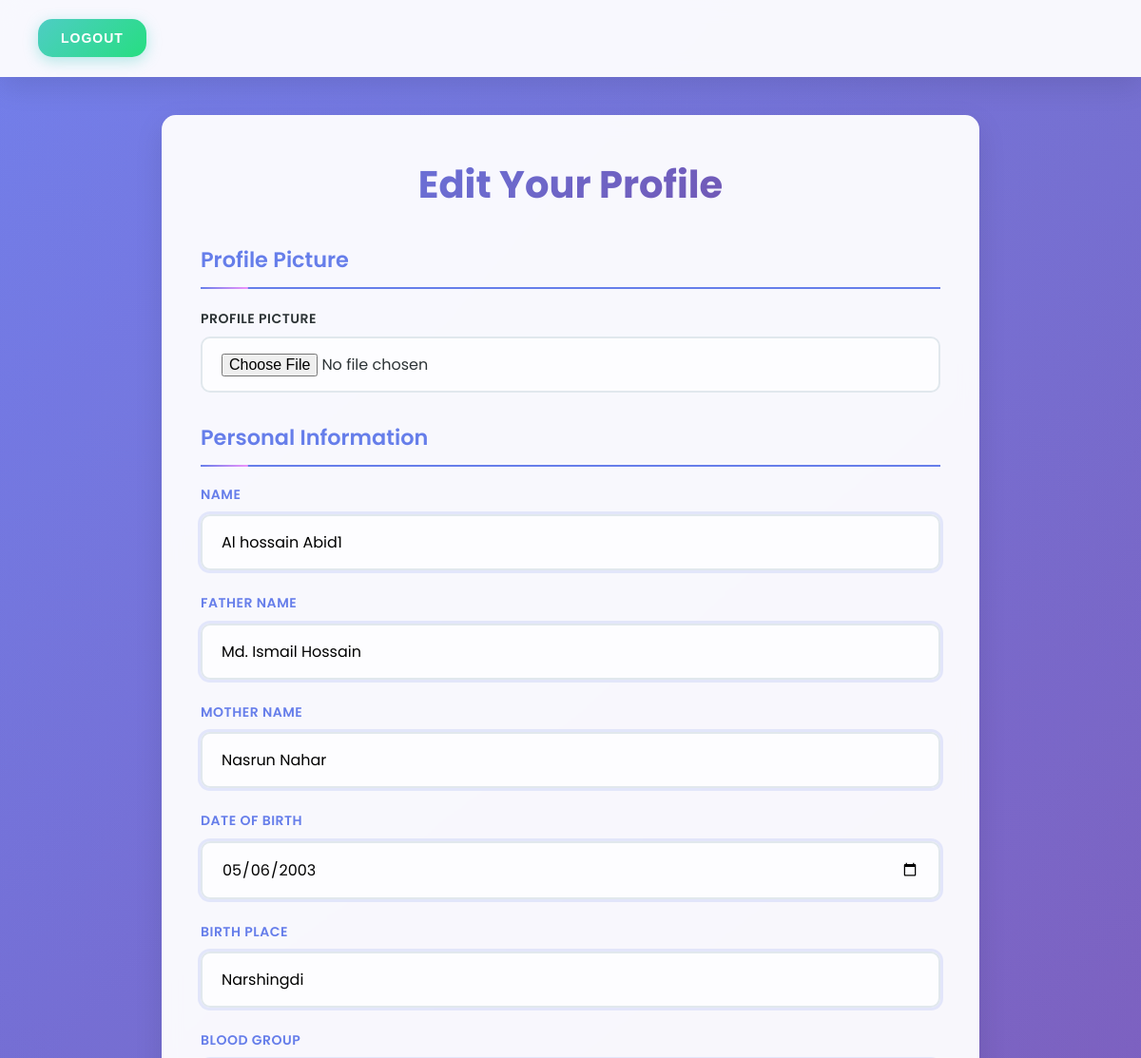
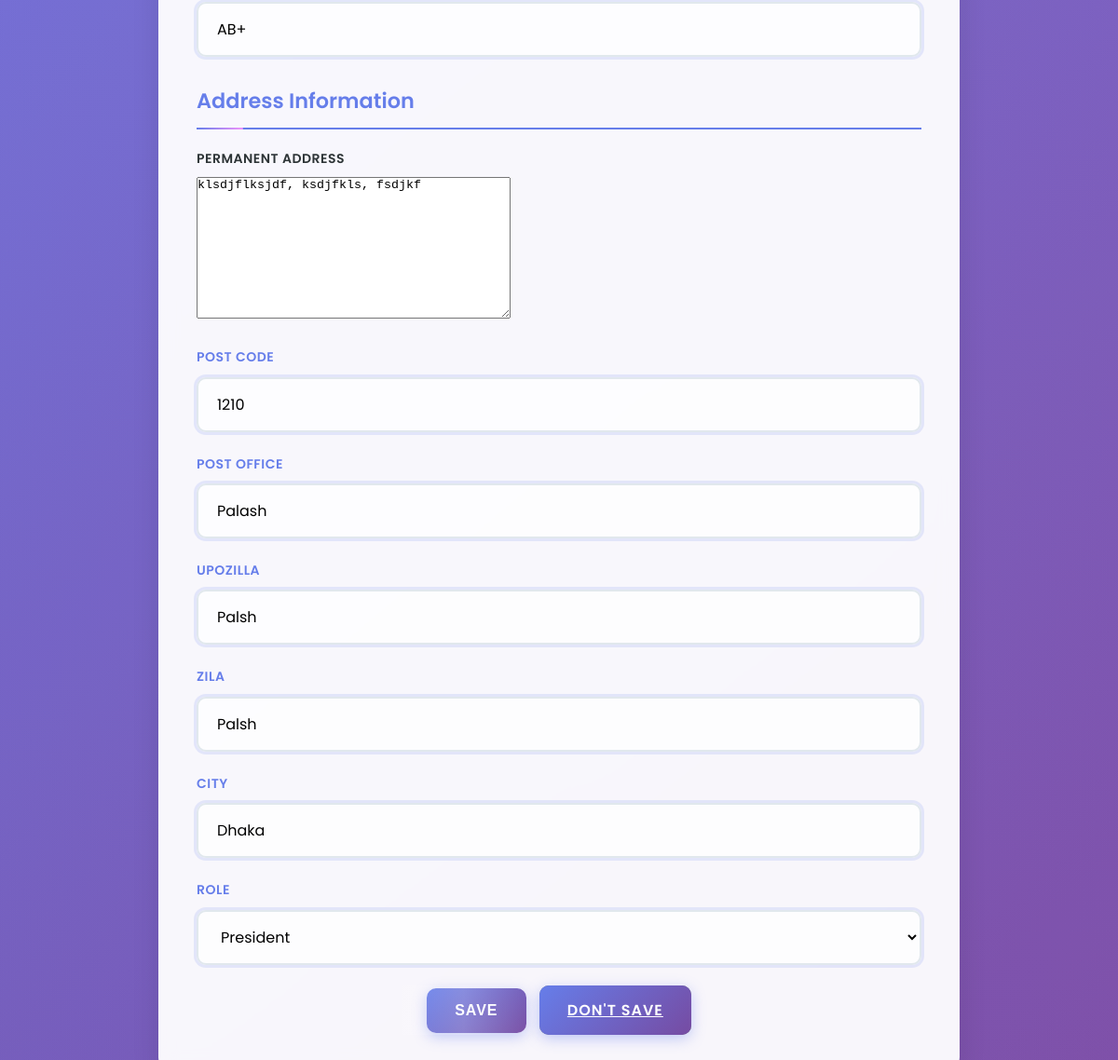
Page /profile/edit/ (signed in) on the committed database (2 pictures, top to bottom).
### website/models.py (models this page shows, shortened)
class Profile(models.Model):
    ROLE_CHOICES = [
        ('president', 'President'),
        ('chairman', 'Chairman'),
        ('member', 'Member'),
    ]
    user = models.OneToOneField(User, on_delete=models.CASCADE)
    name = models.CharField(max_length=100)
    father_name = models.CharField(max_length=100)
    mother_name = models.CharField(max_length=100)
    date_of_birth = models.DateField()
    birth_place = models.CharField(max_length=100)
    permanent_address = models.TextField()
    blood_group = models.CharField(max_length=10)
    post_code = models.CharField(max_length=20)
    post_office = models.CharField(max_length=100)
    upozilla = models.CharField(max_length=100)
    zila = models.CharField(max_length=100)
    city = models.CharField(max_length=100)
    role = models.CharField(max_length=20, choices=ROLE_CHOICES)
    profile_picture = models.ImageField(upload_to='profile_pictures/', blank=True, null=True)

### website/views.py (the view)
# urls.py: path('profile/edit/', views.edit_profile, name='edit_profile'),
@login_required
def edit_profile(request):
    try:
        profile = request.user.profile
    except Profile.DoesNotExist:
        profile = Profile(user=request.user)
    if request.method == 'POST':
        form = ProfileForm(request.POST, request.FILES, instance=profile)
        if form.is_valid():
            profile = form.save(commit=False)
            if 'profile_picture' in request.FILES:
                image = Image.open(request.FILES['profile_picture'])
                image = image.convert('RGB')
                image.thumbnail((300, 300))  # Resize to max 300x300 preserving aspect ratio
                buffer = BytesIO()
                image.save(buffer, format='JPEG', quality=70)  # Compress image quality to 70%
                image_file = ContentFile(buffer.getvalue())
                profile.profile_picture.save(request.FILES['profile_picture'].name, image_file, save=False)
            profile.save()
            return redirect('profile')
    else:
        form = ProfileForm(instance=profile)
    return render(request, 'website/edit_profile.html', {'form': form, 'profile': profile})

### website/forms.py
class ProfileForm(forms.ModelForm):
    class Meta:
        model = Profile
        fields = [
            'profile_picture', 'name', 'father_name', 'mother_name', 'date_of_birth', 'birth_place',
            'permanent_address', 'blood_group', 'post_code', 'post_office',
            'upozilla', 'zila', 'city', 'role'
        ]
        widgets = {
            'date_of_birth': forms.DateInput(attrs={'type': 'date'}),
        }

### website/templates/website/edit_profile.html (shortened to what this page needs)
{% extends 'website/base.html' %}
{% block content %}
    <div class="card">
        <h2>Edit Your Profile</h2>
        <form method="post" enctype="multipart/form-data">
            <h4>Profile Picture</h4>
            <div class="form-group">
                <label for="{{ form.profile_picture.id_for_label }}">{{ form.profile_picture.label }}</label>
                {{ form.profile_picture }}
            </div>
            <h4>Personal Information</h4>
            <div class="form-group">
                <label for="{{ form.name.id_for_label }}">{{ form.name.label }}</label>
                {{ form.name }}
            </div>
            <div class="form-group">
                <label for="{{ form.father_name.id_for_label }}">{{ form.father_name.label }}</label>
                {{ form.father_name }}
            </div>
            <div class="form-group">
                <label for="{{ form.mother_name.id_for_label }}">{{ form.mother_name.label }}</label>
                {{ form.mother_name }}
            </div>
            <div class="form-group">
                <label for="{{ form.date_of_birth.id_for_label }}">{{ form.date_of_birth.label }}</label>
                {{ form.date_of_birth }}
            </div>
            <div class="form-group">
                <label for="{{ form.birth_place.id_for_label }}">{{ form.birth_place.label }}</label>
                {{ form.birth_place }}
            </div>
            <div class="form-group">
                <label for="{{ form.blood_group.id_for_label }}">{{ form.blood_group.label }}</label>
                {{ form.blood_group }}
            </div>
            <h4>Address Information</h4>
            <div class="form-group">
                <label for="{{ form.permanent_address.id_for_label }}">{{ form.permanent_address.label }}</label>
                {{ form.permanent_address }}
            </div>
            <div class="form-group">
                <label for="{{ form.post_code.id_for_label }}">{{ form.post_code.label }}</label>
                {{ form.post_code }}
            </div>
            <div class="form-group">
                <label for="{{ form.post_office.id_for_label }}">{{ form.post_office.label }}</label>
                {{ form.post_office }}
            </div>
            <div class="form-group">
                <label for="{{ form.upozilla.id_for_label }}">{{ form.upozilla.label }}</label>
                {{ form.upozilla }}
            </div>
            <div class="form-group">
                <label for="{{ form.zila.id_for_label }}">{{ form.zila.label }}</label>
                {{ form.zila }}
            </div>
            <div class="form-group">
                <label for="{{ form.city.id_for_label }}">{{ form.city.label }}</label>
                {{ form.city }}
            </div>
            <div class="form-group">
                <label for="{{ form.role.id_for_label }}">{{ form.role.label }}</label>
                {{ form.role }}
            </div>
            <div style="text-align: center; margin-top: 20px;">
                <button type="submit" class="btn" style="margin-right: 10px;">Save</button>
                <a href="{% url 'profile' %}" class="btn" style="background-color: #6c757d;">Don't Save</a>
            </div>
        </form>
    </div>
{% endblock %}

### website/static/website/style.css (style rules this page uses)
:root { --primary-color: #667eea; --secondary-color: #764ba2; --accent-color: #f093fb; --success-color: #4ecdc4; --warning-color: #ff9ff3; --danger-color: #ff6b6b; --dark-color: #2d3436; --light-color: #f8f9fa; --gray-color: #636e72; --shadow: 0 10px 30px rgba(0,0,0,0.1); --shadow-hover: 0 20px 40px rgba(0,0,0,0.15); --border-radius: 15px; --transition: all 0.3s cubic-bezier(0.4, 0, 0.2, 1); }
* { margin: 0; padding: 0; box-sizing: border-box; }
body { font-family: 'Poppins', sans-serif; background: linear-gradient(135deg, #667eea 0%, #764ba2 100%); min-height: 100vh; color: var(--dark-color); line-height: 1.6; overflow-x: hidden; }
body::before { content: ''; position: fixed; top: 0; left: 0; width: 100%; height: 100%; background: linear-gradient(45deg, #667eea, #764ba2, #f093fb, #4ecdc4); background-size: 400% 400%; animation: gradientShift 15s ease infinite; z-index: -1; opacity: 0.1; }
.card { background: rgba(255, 255, 255, 0.95); backdrop-filter: blur(10px); -webkit-backdrop-filter: blur(10px); border-radius: var(--border-radius); box-shadow: var(--shadow); padding: 40px; margin-bottom: 30px; border: 1px solid rgba(255, 255, 255, 0.2); transition: var(--transition); animation: slideInUp 0.6s ease-out; }
.card h2 { color: var(--dark-color); font-size: 2.5rem; font-weight: 700; margin-bottom: 30px; text-align: center; background: linear-gradient(135deg, var(--primary-color), var(--secondary-color)); -webkit-background-clip: text; -webkit-text-fill-color: transparent; background-clip: text; }
.card h4 { color: var(--primary-color); font-size: 1.4rem; font-weight: 600; margin: 30px 0 20px 0; padding-bottom: 10px; border-bottom: 2px solid var(--primary-color); position: relative; }
.card h4::after { content: ''; position: absolute; bottom: -2px; left: 0; width: 50px; height: 2px; background: linear-gradient(90deg, var(--primary-color), var(--accent-color)); border-radius: 2px; }
.form-group { margin-bottom: 25px; position: relative; }
.form-group label { display: block; margin-bottom: 8px; font-weight: 600; color: var(--dark-color); font-size: 14px; text-transform: uppercase; letter-spacing: 0.5px; }
.form-group input, .form-group select { width: 100%; padding: 15px 20px; border: 2px solid #e1e8ed; border-radius: 10px; font-size: 16px; font-family: inherit; background: rgba(255, 255, 255, 0.8); transition: var(--transition); outline: none; }
.form-group input::placeholder { color: var(--gray-color); opacity: 0.7; }
.btn { background: linear-gradient(135deg, var(--primary-color), var(--secondary-color)); color: white; padding: 15px 30px; border: none; border-radius: 10px; cursor: pointer; font-size: 16px; font-weight: 600; text-transform: uppercase; letter-spacing: 1px; transition: var(--transition); position: relative; overflow: hidden; box-shadow: 0 4px 15px rgba(102, 126, 234, 0.4); }
.btn::before { content: ''; position: absolute; top: 0; left: -100%; width: 100%; height: 100%; background: linear-gradient(90deg, transparent, rgba(255,255,255,0.2), transparent); transition: left 0.5s; }

### rows in the picture
Profile: name "Al hossain Abid1", father_name "Md. Ismail Hossain", mother_name "Nasrun Nahar", date_of_birth "05/06/2003", birth_place "Narshingdi", blood_group "AB+", permanent_address "klsdjflksjdf, ksdjfkls, fsdjkf", post_code "1210", post_office "Palash", upozilla "Palsh", zila "Palsh", city "Dhaka", role "President"
